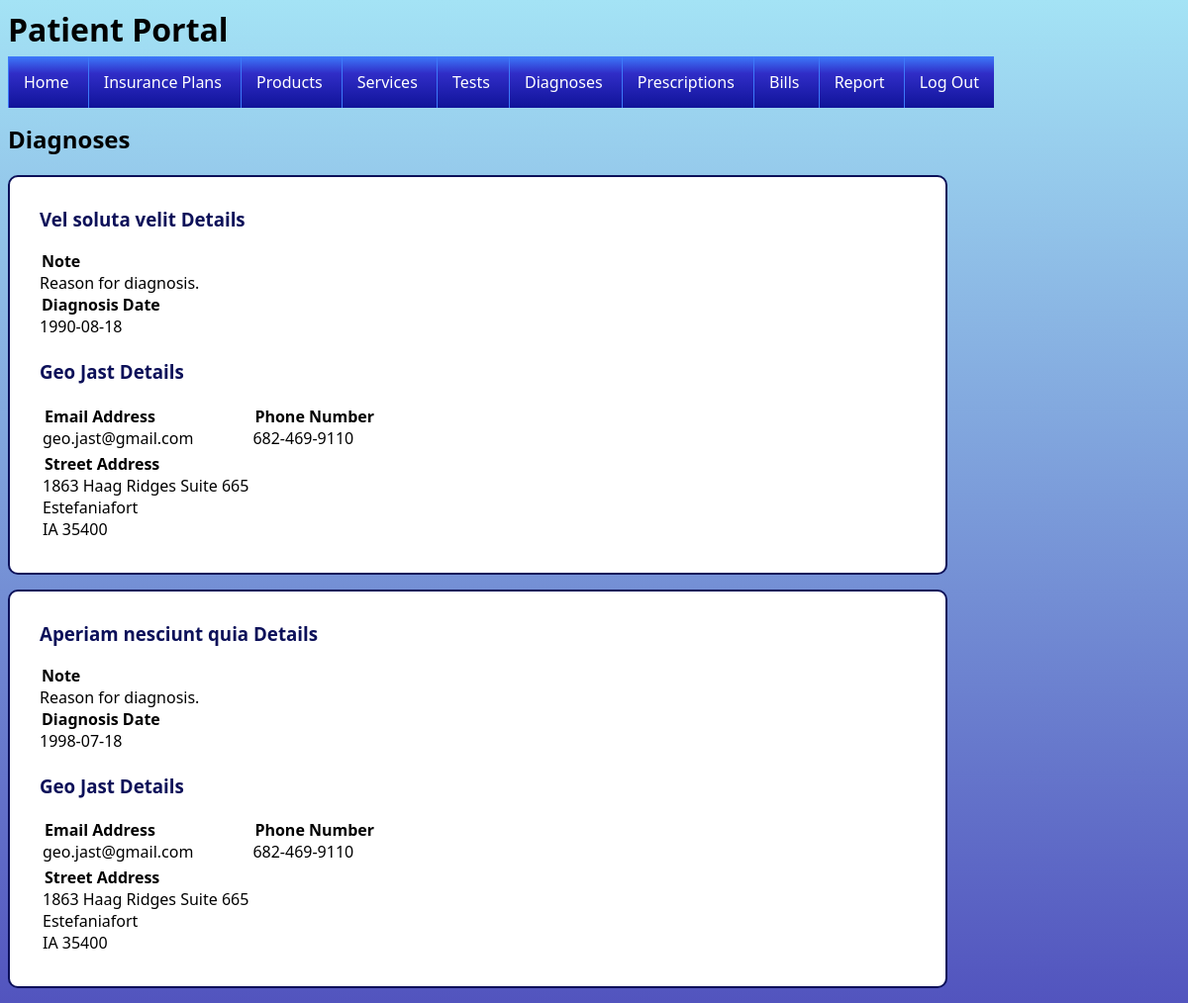
The app's page /patient-diagnoses.php (signed in) with its own data.
### tables this page shows
CREATE TABLE Diagnoses (
	DiagnosisID INT(10) NOT NULL AUTO_INCREMENT,
	Name TEXT NOT NULL,
	PRIMARY KEY (DiagnosisID),
	UNIQUE (Name)
)
COLLATE='utf8_general_ci';

CREATE TABLE PatientsDiagnoses (
	PatientID INT(10) NOT NULL,
	DiagnosisID INT(10) NOT NULL,
	DoctorID INT(10) NOT NULL,
	Note TEXT NOT NULL,
	DiagnosisDate DATE NOT NULL,
	PRIMARY KEY (PatientID, DiagnosisID),
	FOREIGN KEY (PatientID) REFERENCES Patients(PatientID),
	FOREIGN KEY (DiagnosisID) REFERENCES Diagnoses(DiagnosisID),
	FOREIGN KEY (DoctorID) REFERENCES Doctors(DoctorID)
)
COLLATE='utf8_general_ci';

CREATE TABLE Doctors (
	DoctorID INT(10) NOT NULL AUTO_INCREMENT,
	HospitalID INT(10) NOT NULL,
	FirstName TEXT NOT NULL,
	LastName TEXT NOT NULL,
	EmailAddress TEXT NOT NULL,
	PhoneNumber CHAR(12) NOT NULL,
	AddressID INT(10) NOT NULL,
	Password VARCHAR(20) NOT NULL,
	PRIMARY KEY (DoctorID),
	FOREIGN KEY (HospitalID) REFERENCES Hospitals(HospitalID),
	FOREIGN KEY (AddressID) REFERENCES Addresses(AddressID),
	UNIQUE (EmailAddress),
	UNIQUE (PhoneNumber),
	CHECK (EmailAddress REGEXP '[A-Za-z0-9.]*@[A-Za-z0-9.]*\.[A-Za-z0-9]*'),
	CHECK (PhoneNumber REGEXP '[0-9]{3}-[0-9]{3}-[0-9]{4}')
)
COLLATE='utf8_general_ci';

CREATE TABLE Addresses (
	AddressID INT(10) NOT NULL AUTO_INCREMENT,
	Street TEXT NOT NULL,
	City TEXT NOT NULL,
	StateCode CHAR(2) NOT NULL,
	ZipCode CHAR(5) NOT NULL,
	PRIMARY KEY (AddressID),
	UNIQUE (Street, City, StateCode, ZipCode),
	CHECK (StateCode REGEXP '[A-Z]{2}'),
	CHECK (ZipCode REGEXP '[0-9]{5}')
)
COLLATE='utf8_general_ci';

### patient-diagnoses.php (the view, shortened to what this page needs)
<?php
$conn = new mysqli($servername, $username, "", "db1", $sqlport, $socket);
$patientID = $_SESSION['PATIENT_ID'];
?>
<html>
	<head>
		<link href = 'style.css' rel = 'stylesheet'>
	</head>
	<body>
		<?php
		require "patient-header.php";
		echo "<h2>Diagnoses</h2>";
		$query = mysqli_query($conn, "SELECT * FROM PatientsDiagnoses WHERE PatientID = '$patientID' ORDER BY DiagnosisDate");
		$result = mysqli_fetch_assoc($query);
		if(!$result)
		{
			echo	"<div class = \"infoBox patient\">
						<span>You don't have any diagnoses.</span>
					</div>";
		}
		else
		{
			while($result)
			{
				$diagnosis = mysqli_fetch_assoc(mysqli_query($conn, "SELECT * FROM Diagnoses WHERE DiagnosisID = '" . $result['DiagnosisID'] . "'"));
				$doctor = mysqli_fetch_assoc(mysqli_query($conn, "SELECT * FROM Doctors WHERE DoctorID = '" . $result['DoctorID'] . "'"));
				$address = mysqli_fetch_assoc(mysqli_query($conn, "SELECT * FROM Addresses WHERE AddressID = '" . $doctor['AddressID'] . "'"));
				echo	"<div class = \"infoBox patient\">
							<section class = infoHeader>
								<h3>" . $diagnosis['Name'] . " Details</h3>
							</section>
							<section class = infoFields>
								<legend>Note</legend>
								<span>" . $result['Note'] . "</span>
								<legend>Diagnosis Date</legend>
								<span>" . $result['DiagnosisDate'] . "</span>
							</section>
							</br>
							<section class = infoHeader>
								<h3>" . $doctor['FirstName'] . " " . $doctor['LastName'] . " Details</h3>
							</section>
							<table class = infoFields>
								<tr>
									<td>
										<legend>Email Address</legend>
										<span>" . $doctor['EmailAddress'] . "</span>
									</td>
									<td>
										<legend>Phone Number</legend>
										<span>" . $doctor['PhoneNumber'] . "</span>
									</td>
								</tr>
								<tr>
									<td>
										<legend>Street Address</legend>
										<span>" . $address['Street'] . "</span>
										</br>
										<span>" . $address['City'] . "</span>
										</br>
										<span>" . $address['StateCode'] . " " . $address['ZipCode'] . "</span>
									</td>
								</tr>
							</table>
						</div>";
				$result = mysqli_fetch_assoc($query);
			}
		}
		?>
	</body>
</html>

### style.css (style rules this page uses)
body { font-family: "Segoe UI"; background: rgb(82, 84, 190); background: linear-gradient( 0deg, rgba(82, 84, 190, 1) 0%, rgba(164, 227, 245, 1) 100% ); }
h3 { margin-top: 0px; color: #0c1059; }
legend { font-weight: bold; }
.patient { width: 885px; }
.infoBox { background-color: white; border: 2px solid #0c1059; border-radius: 10px; padding: 30px; margin-bottom: 15px; }

### records on screen
diagnoses: Name "Vel soluta velit"
patientsdiagnoses: Note "Reason for diagnosis.", DiagnosisDate "1990-08-18"
doctors: FirstName "Geo", LastName "Jast", EmailAddress "geo.jast@gmail.com", PhoneNumber "682-469-9110"
addresses: Street "1863 Haag Ridges Suite 665", City "Estefaniafort", StateCode "IA", ZipCode "35400"
diagnoses: Name "Aperiam nesciunt quia"
patientsdiagnoses: Note "Reason for diagnosis.", DiagnosisDate "1998-07-18"
